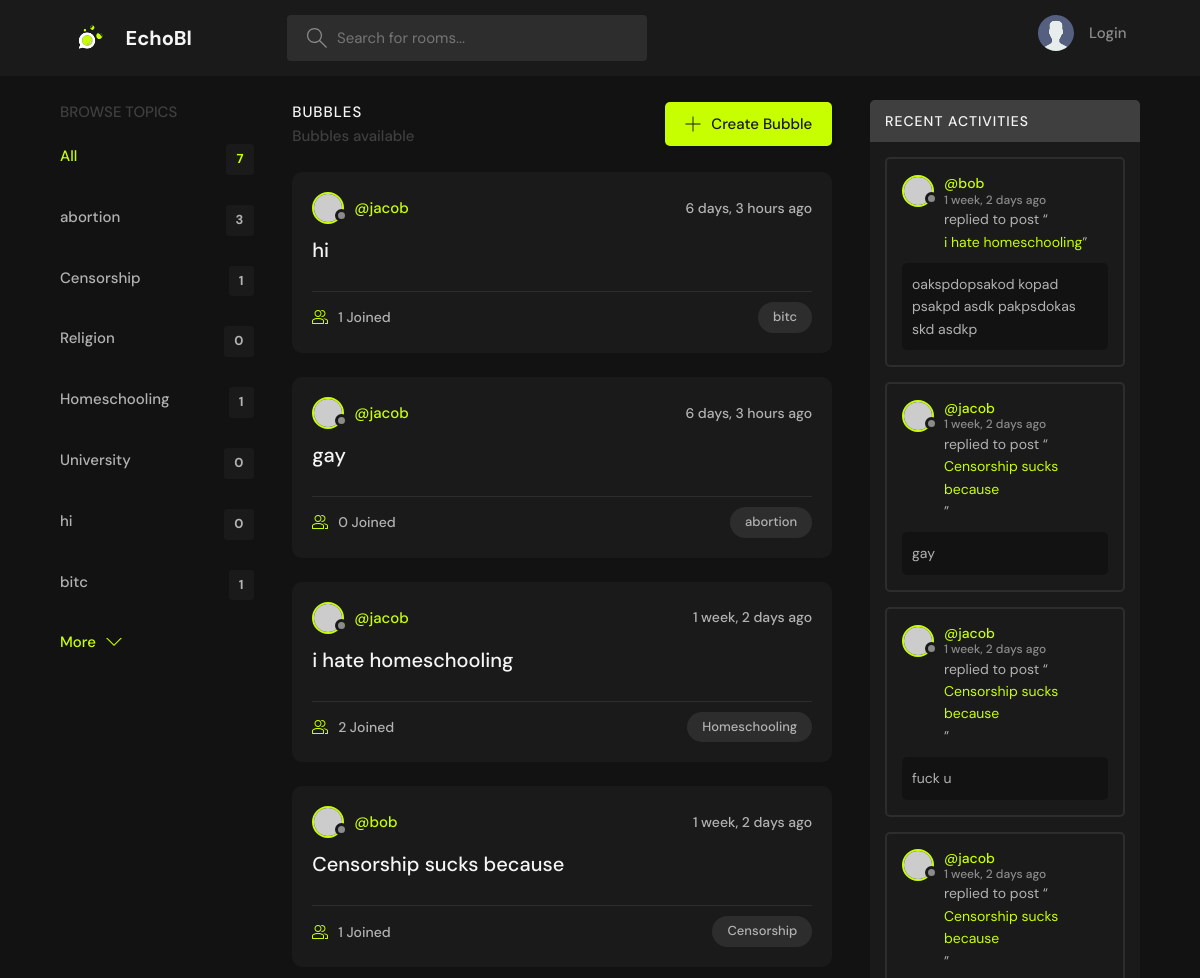
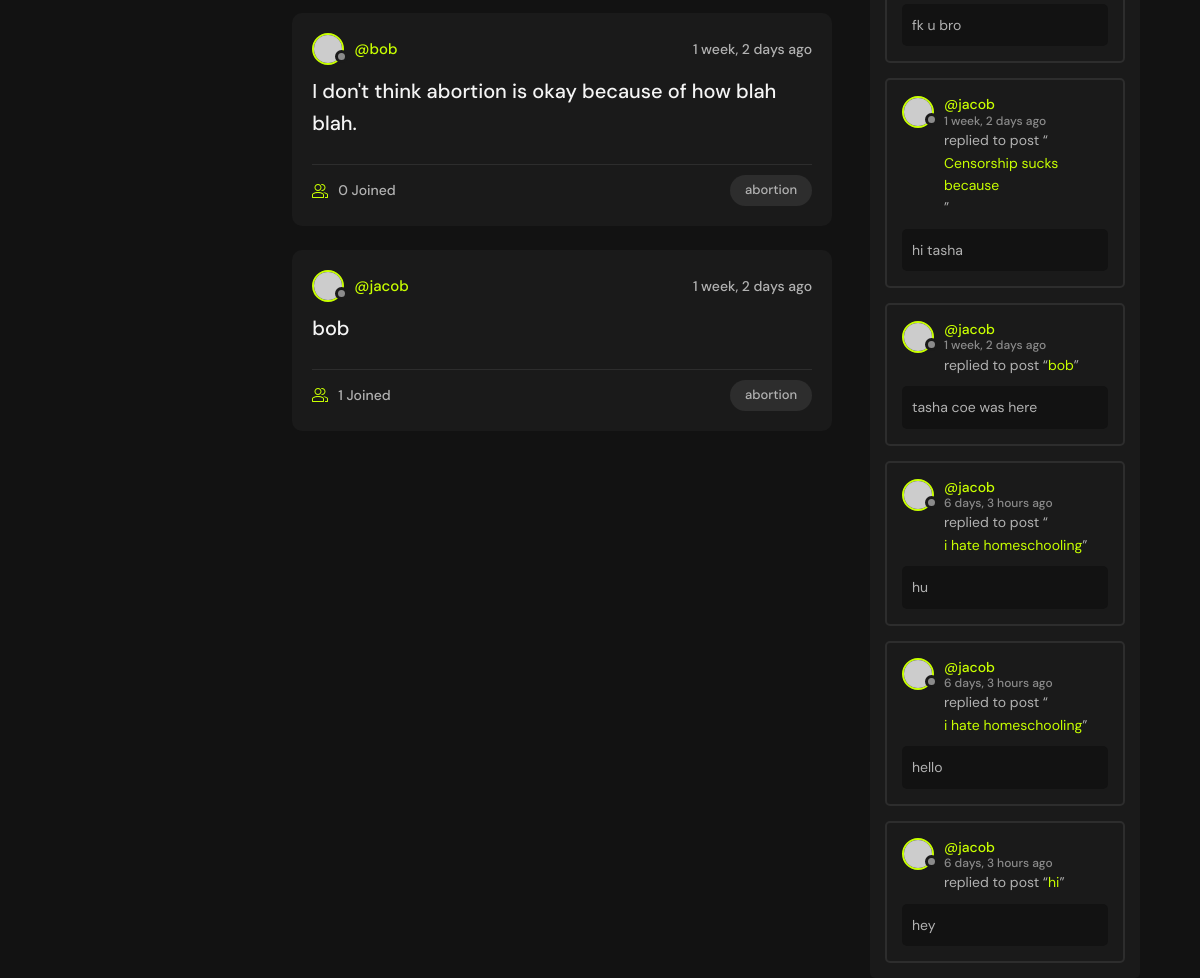
/, run on an earlier commit of the app's database (2 pictures, top to bottom).
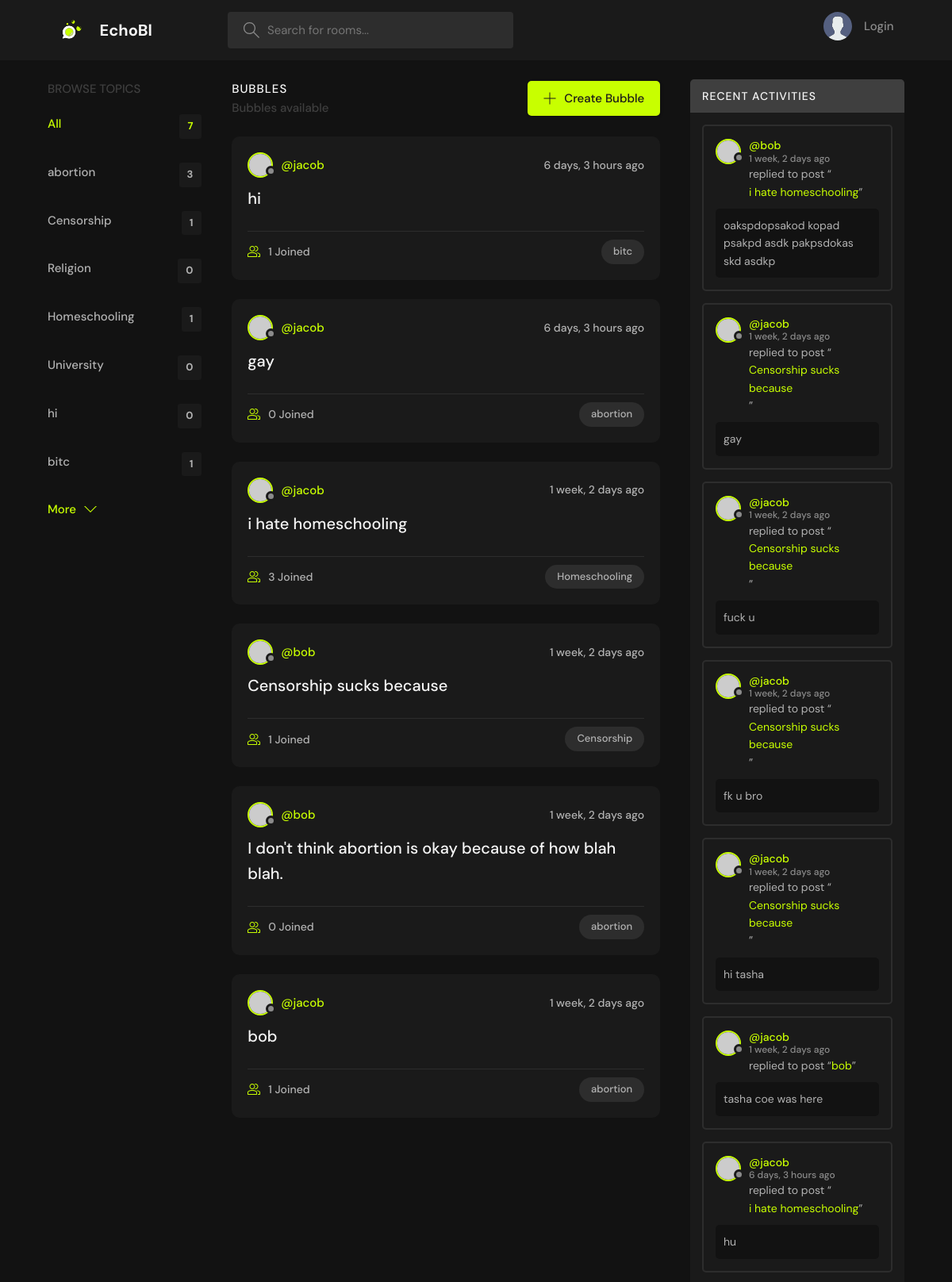
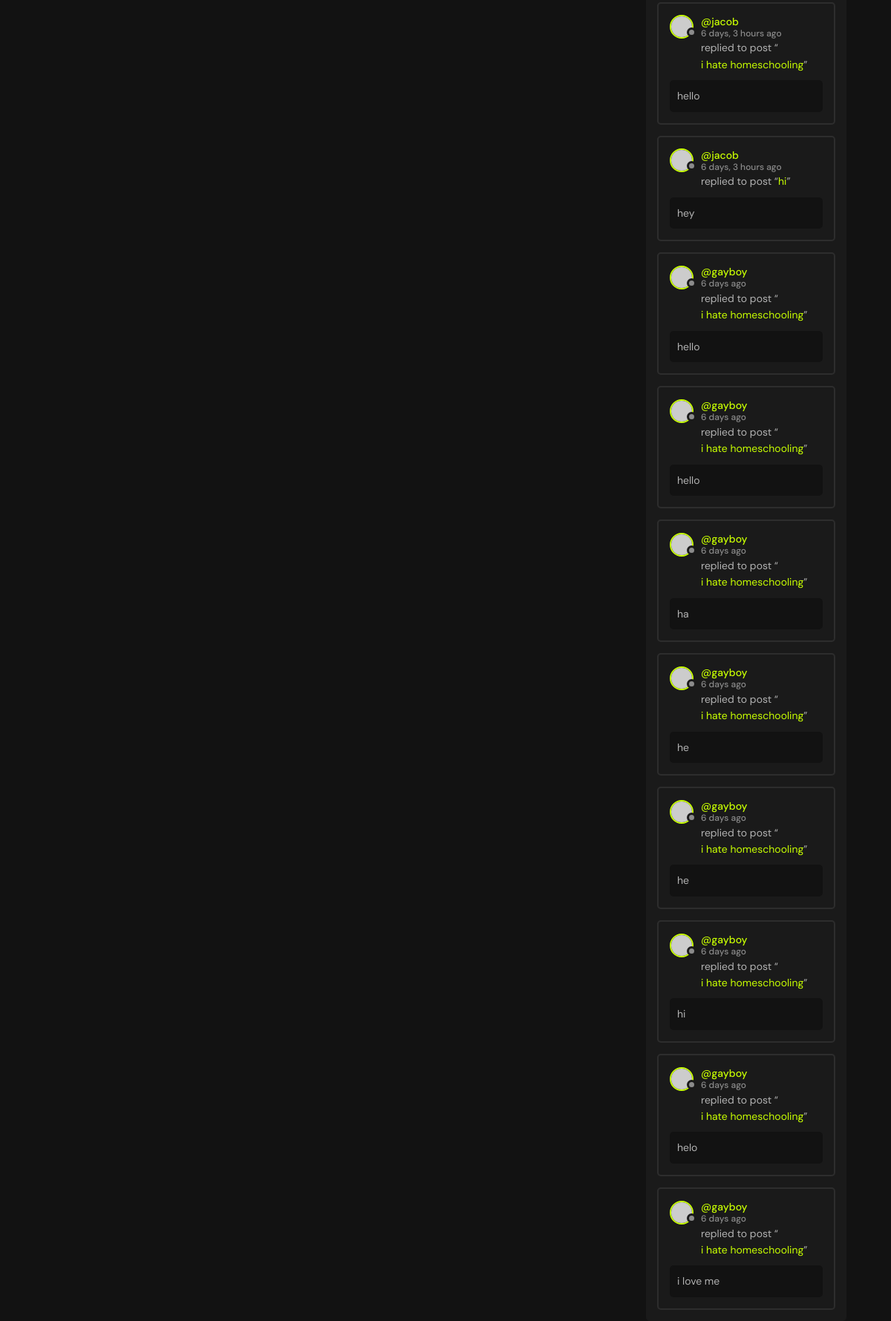
And on a later commit of the database (2 pictures, top to bottom).
### base/models.py (models this page shows, shortened)
class Topic(models.Model):
    name = models.CharField(max_length=200)

class Room(models.Model):
    host = models.ForeignKey(User, on_delete=models.SET_NULL, null=True)
    topic = models.ForeignKey(Topic, on_delete=models.SET_NULL, null=True)
    name = models.CharField(max_length=200)
    description = models.TextField(null=True, blank=True)
    participants = models.ManyToManyField(User,related_name="participants", blank=True)
    updated = models.DateTimeField(auto_now=True)
    created = models.DateTimeField(auto_now_add=True)
    def __str__(self):
        return self.name
    class Meta:
        ordering = ['-updated', '-created']

class Message(models.Model):
    user = models.ForeignKey(User, on_delete=models.CASCADE)
    room = models.ForeignKey(Room, on_delete=models.CASCADE)
    body = models.TextField()
    updated = models.DateTimeField(auto_now=True)
    created = models.DateTimeField(auto_now_add=True)
    class Meta:
        ordering = ['updated', 'created']

### base/views.py (the view)
# urls.py: path('', views.home, name="home"),
def home(request):
    q = request.GET.get('q') if request.GET.get('q') != None else ''
    rooms = Room.objects.filter(
        Q(topic__name__icontains=q) |
        Q(name__icontains=q) |
        Q(description__icontains=q))
    topics = Topic.objects.all()
    room_count = rooms.count()
    room_messages = Message.objects.filter(Q(room__topic__name__icontains=q))
    context = {'rooms': rooms, 'room_count': room_count,
               'topics': topics,
               'room_messages': room_messages}
    return render(request, 'base/home.html', context)

### base/templates/base/home.html (shortened to what this page needs)
{% extends 'main.html' %}
{% block content %}
    <main class="layout layout--3">
      <div class="container">
         {% include 'base/components/topic.html' %}
        <div class="roomList">
          <div class="roomList__header">
            <div>
              <h2>Bubbles</h2>
              <p>{{rooms_count}} Bubbles available</p>
            </div>
            <a class="btn btn--main" href="{% url 'create-room' %}">
              <svg version="1.1" xmlns="http://www.w3.org/2000/svg" width="32" height="32" viewBox="0 0 32 32">
                <title>add</title>
                <path
                  d="M16.943 0.943h-1.885v14.115h-14.115v1.885h14.115v14.115h1.885v-14.115h14.115v-1.885h-14.115v-14.115z"
                ></path>
              </svg>
              Create Bubble
            </a>
          </div>
          {% include 'base/components/feed.html' %}
        </div>
        {% include 'base/components/activity.html' %}
    </main>
  </body>
  {% endblock %}

### base/templates/base/components/topic.html
<div class="topics">
	<div class="topics__header">
	  <h2>Browse Topics</h2>
	</div>
	<ul class="topics__list">
	  <li>
		<a href="{% url 'home' %}" class="active">All <span>{{topics.count}}</span></a>
	  </li>
		{% for topic in topics %}
		<li><a href="{% url 'home' %}?q={{topic.name}}">{{topic.name}}
			<span>
				{{topic.room_set.all.count}}
			</span>
		</a></li>
		{% endfor %}
	</ul>
	<a class="btn btn--link" href="{% url 'topics' %}">
	  More
	  <svg version="1.1" xmlns="http://www.w3.org/2000/svg" width="32" height="32" viewBox="0 0 32 32">
		<title>chevron-down</title>
		<path d="M16 21l-13-13h-3l16 16 16-16h-3l-13 13z"></path>
	  </svg>
	</a>
  </div>

### base/templates/base/components/feed.html (shortened to what this page needs)
{% for room in rooms %}
<div class="roomListRoom">
	<div class="roomListRoom__header">
		<a
			href="{% url 'user-profile' room.host.id %}"
			class="roomListRoom__author">
			<div class="avatar avatar--small">
				<img src="https://randomuser.me/api/portraits/women/11.jpg" />
			</div>
			<span>@{{room.host.username}}</span>
		</a>
		<div class="roomListRoom__actions">
			<span>{{room.created|timesince}} ago</span>
		</div>
	</div>
    <div class="roomListRoom__content"><a href="{% url 'room' room.id %}">{{room.name}}</a></div>
	<div class="roomListRoom__meta">
		<a href="{% url 'room' room.id %}" class="roomListRoom__joined">
			{{room.participants.all.count}} Joined
		</a>
		<p class="roomListRoom__topic">{{room.topic.name}}</p>
	</div>
</div>
{% endfor %}

### base/templates/base/components/activity.html (shortened to what this page needs)
<div class="activities">
	<div class="activities__header">
	  <h2>Recent Activities</h2>
	</div>
{% for message in room_messages %}
<div class="activities__box">
	<div class="activities__boxHeader roomListRoom__header">
		<a href="{% url 'user-profile' message.user.id %}" class="roomListRoom__author">
			<div class="avatar avatar--small">
				<img src="https://randomuser.me/api/portraits/women/11.jpg" />
			</div>
			<p>
				@{{message.user}}
				<span>{{message.created|timesince}} ago</span>
			</p>
		</a>
	</div>
	<div class="activities__boxContent">
		<p>replied to post “<a href="{% url 'room' message.room.id %}">{{message.room}}</a>”</p>
		<div class="activities__boxRoomContent">{{message.body}}</div>
	</div>
</div>
{% endfor %}
</div>

What changed in the data, as far as the page shows it:
computed for Room "i hate homeschooling": participants.all.count "2" → "3"
added Message: user "gayboy", created "6 days", room "i hate homeschooling", body "hello"
added Message: user "gayboy", created "6 days", room "i hate homeschooling", body "hello"
added Message: user "gayboy", created "6 days", room "i hate homeschooling", body "ha"
added Message: user "gayboy", created "6 days", room "i hate homeschooling", body "he"
added Message: user "gayboy", created "6 days", room "i hate homeschooling", body "he"
added Message: user "gayboy", created "6 days", room "i hate homeschooling", body "hi"
added Message: user "gayboy", created "6 days", room "i hate homeschooling", body "helo"
added Message: user "gayboy", created "6 days", room "i hate homeschooling", body "i love me"
